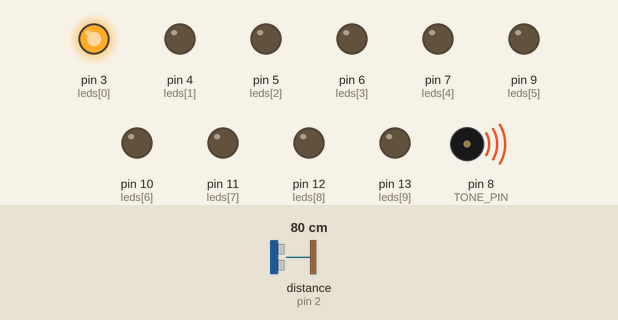
Recording of a sketch running on a simulated Arduino Uno, built with avr-gcc and run on an emulated ATmega328P. Shown: output pins drawn as LEDs (lit = HIGH), buzzer (waves = sounding). Wiring (inferred from the names in the program): range finder with pulse-width output: data pin 2. The test bench sets the inputs (shaded band); at power-on: distance to the obstacle (sensor on pin 2) 80 cm.

Above: at 0.12 s.
At 6.12 s:
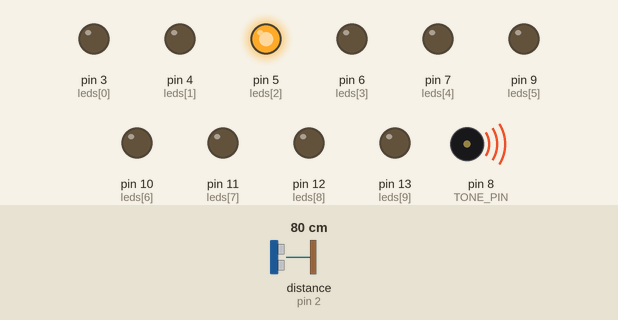
At 10.62 s:
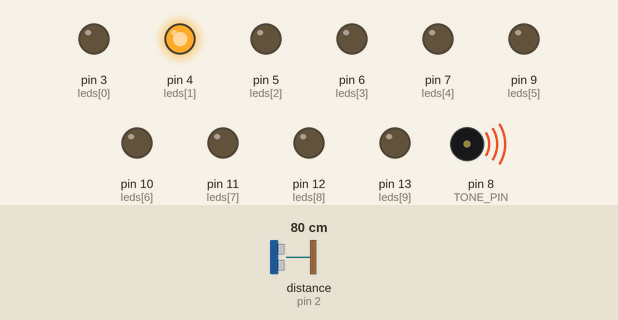
At 19.62 s:
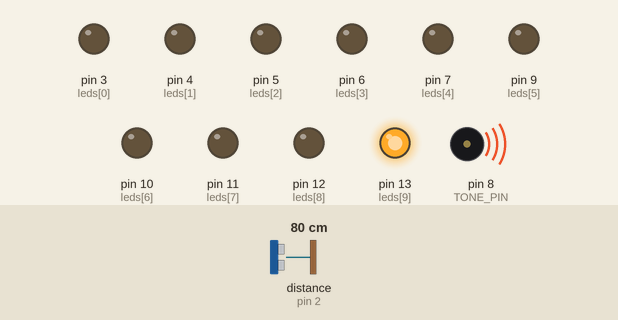
At 29.12 s:
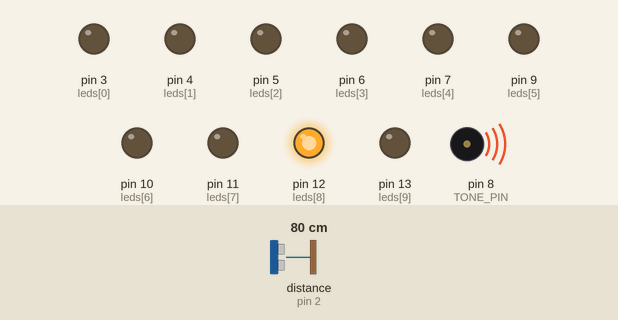
At 39.87 s:
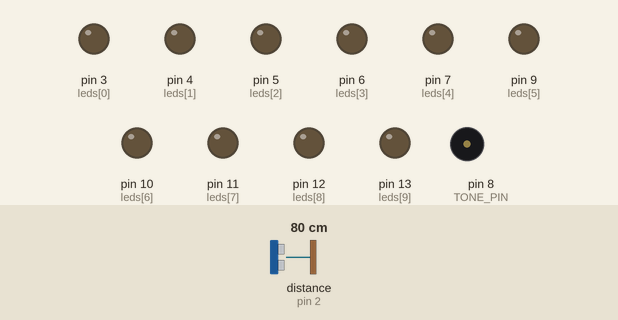
Timing chart, 0 to 40.0 s (numbered marks = the images above):
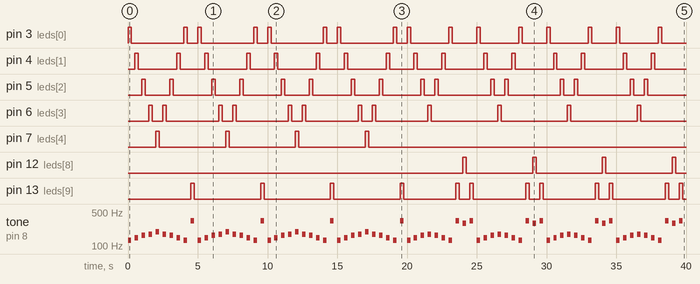

Measured:
- by itself, pin 3 (leds[0]): LOW → HIGH at 0.00 s, → LOW 0.25 s later, → HIGH 3.8 s later, → LOW 0.25 s later, … (32 changes in this stretch)
- by itself, pin 4 (leds[1]): LOW → HIGH at 0.50 s, → LOW 0.25 s later, → HIGH 2.8 s later, → LOW 0.25 s later, … (32 changes in this stretch)
- by itself, pin 5 (leds[2]): LOW → HIGH at 1.0 s, → LOW 0.25 s later, → HIGH 1.8 s later, → LOW 0.25 s later, … (32 changes in this stretch)
- by itself, pin 6 (leds[3]): LOW → HIGH at 1.5 s, → LOW 0.25 s later, → HIGH 0.75 s later, → LOW 0.25 s later, … (24 changes in this stretch)
- by itself, pin 7 (leds[4]): alternates HIGH for 0.25 s and LOW for 4.8 s, 8 changes in all, then stays LOW
- by itself, pin 12 (leds[8]): LOW → HIGH at 24.0 s, → LOW 0.25 s later, → HIGH 4.8 s later, → LOW 0.25 s later, … (8 changes in this stretch)
- by itself, pin 13 (leds[9]): repeats every 5.0 s: HIGH 0.25 s, LOW 3.8 s, HIGH 0.25 s, LOW 0.75 s
- by itself, tone on pin 8 (TONE_PIN): plays 131 Hz for 0.25 s, 147 Hz for 0.25 s, 165 Hz for 0.25 s, 175 Hz for 0.25 s, 196 Hz for 0.25 s, 175 Hz for 0.25 s … (80 notes in this stretch)

The sketch:

MakerUno.ino
```cpp
/*

  MakerUno
  A quick demo of some of the on-board features of the Maker UNO

  For info and circuit diagrams see https://github.com/tardate/LittleArduinoProjects/tree/main/playground/MakerUno

 */

const int TONE_PIN = 8;
const int BUTTON_PIN = 2;
const int STEP_DELAY = 250;

uint8_t leds[]   = {  3,   4,   5,   6,   7,   9,  10,  11,  12,  13};
uint16_t tones[] = {131, 147, 165, 175, 196, 220, 247, 262, 294, 330};
uint8_t max_step = sizeof(leds) - 1;
int8_t step = 0;
volatile int8_t step_delta = 1;


/*
 * Calculate the next step (going up or down)
 */
void nextStep() {
  step += step_delta;
  if(step > max_step) step = 0;
  if(step < 0) step = max_step;
}


/*
 * On button press (falling interrupt), reverse direction
 */
void reverseDirection() {
  step_delta *= -1;
}


/*
 * setup: initialise pins and set interrupt handler for the button
 */
void setup() {
  for(int pin_index = 0; pin_index <= max_step; ++pin_index) {
    pinMode(leds[pin_index], OUTPUT);
  }
  pinMode(BUTTON_PIN, INPUT_PULLUP);
  attachInterrupt(digitalPinToInterrupt(BUTTON_PIN), reverseDirection, FALLING);
}


/*
 * loop: play a tone and light an LED, then go to next step
 */
void loop() {
  tone(TONE_PIN, tones[step], STEP_DELAY);
  digitalWrite(leds[step], HIGH);
  delay(STEP_DELAY);
  digitalWrite(leds[step], LOW);
  delay(STEP_DELAY);
  nextStep();
}
```
